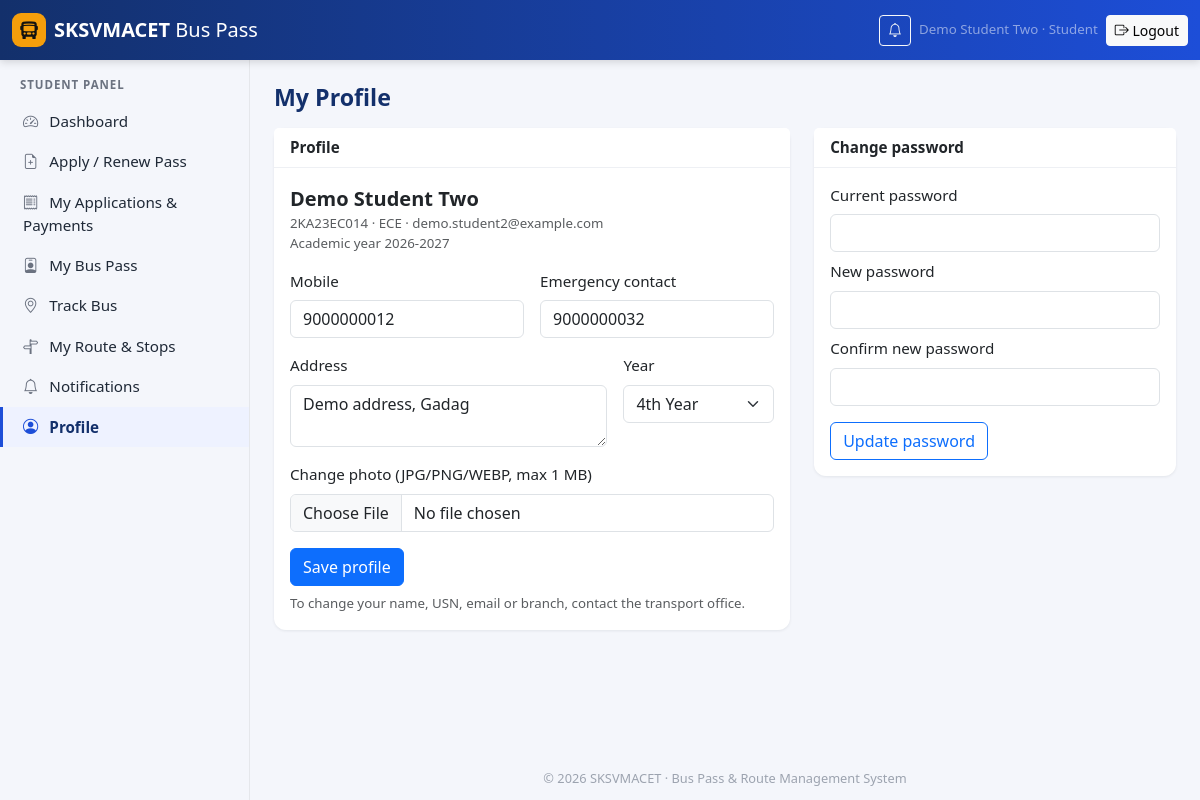
The page /student/profile.php (signed in) on the database its author committed.
### tables this page shows
CREATE TABLE users (
    id              INT UNSIGNED AUTO_INCREMENT PRIMARY KEY,
    role            ENUM('student','driver','admin') NOT NULL,
    email           VARCHAR(150) NOT NULL,
    username        VARCHAR(60)  NULL,
    password_hash   VARCHAR(255) NOT NULL,
    full_name       VARCHAR(120) NOT NULL,
    phone           VARCHAR(15)  NULL,
    status          ENUM('active','inactive') NOT NULL DEFAULT 'active',
    last_login_at   DATETIME NULL,
    created_at      DATETIME NOT NULL DEFAULT CURRENT_TIMESTAMP,
    updated_at      DATETIME NOT NULL DEFAULT CURRENT_TIMESTAMP ON UPDATE CURRENT_TIMESTAMP,
    UNIQUE KEY uq_users_email (email),
    UNIQUE KEY uq_users_username (username),
    KEY idx_users_role (role, status)
);

CREATE TABLE students (
    id                 INT UNSIGNED AUTO_INCREMENT PRIMARY KEY,
    user_id            INT UNSIGNED NOT NULL,
    usn                VARCHAR(20)  NOT NULL,
    branch             ENUM('CSE','ISE','ECE','EEE','Mechanical','Civil','AI/ML','Other') NOT NULL,
    year_of_study      TINYINT UNSIGNED NOT NULL,
    academic_year      VARCHAR(9)   NOT NULL,           
    address            VARCHAR(255) NOT NULL,
    emergency_contact  VARCHAR(15)  NOT NULL,
    profile_photo      VARCHAR(80)  NULL,               
    created_at         DATETIME NOT NULL DEFAULT CURRENT_TIMESTAMP,
    updated_at         DATETIME NOT NULL DEFAULT CURRENT_TIMESTAMP ON UPDATE CURRENT_TIMESTAMP,
    UNIQUE KEY uq_students_user (user_id),
    UNIQUE KEY uq_students_usn (usn),
    CONSTRAINT fk_students_user FOREIGN KEY (user_id) REFERENCES users(id) ON DELETE CASCADE
);

### src/helpers.php (called while the page is built, shortened)
<?php
function e(mixed $value): string
{
    return htmlspecialchars((string) ($value ?? ''), ENT_QUOTES | ENT_SUBSTITUTE, 'UTF-8');
}
function base_path(): string
{
    static $base = null;
    if ($base !== null) {
        return $base;
    }
    $script = str_replace('\\', '/', (string) ($_SERVER['SCRIPT_NAME'] ?? ''));
    $pos = strpos($script, '/public/');
    if ($pos !== false) {
        $base = substr($script, 0, $pos + 7);
    } else {
        $file = str_replace('\\', '/', (string) ($_SERVER['SCRIPT_FILENAME'] ?? ''));
        $pub  = str_replace('\\', '/', PUBLIC_PATH);
        $rel  = str_starts_with($file, $pub) ? substr($file, strlen($pub)) : $script;
        $base = rtrim(substr($script, 0, strlen($script) - strlen($rel)), '/');
    }
    return $base;
}
function url(string $path = ''): string
{
    return base_path() . '/' . ltrim($path, '/');
}
function asset(string $path): string
{
    $file = PUBLIC_PATH . '/assets/' . ltrim($path, '/');
    $v = is_file($file) ? '?v=' . filemtime($file) : '';
    return url('assets/' . ltrim($path, '/')) . $v;
}
function year_label(int $y): string
{
    return [1 => '1st Year', 2 => '2nd Year', 3 => '3rd Year', 4 => '4th Year'][$y] ?? $y . ' Year';
}

### config/auth.php (called while the page is built, shortened)
<?php
function dashboard_url(string $role): string
{
    return url($role . '/dashboard.php');
}
function current_user(): ?array
{
    static $user = false;
    if ($user !== false) {
        return $user;
    }
    $id = $_SESSION['user_id'] ?? null;
    $row = q_one('SELECT id, role, email, username, full_name, phone, status FROM users WHERE id = ?', [$id]);
    $user = $row;
    return $user;
}
function current_student(): ?array
{
    static $s = false;
    if ($s === false) {
        $u = current_user();
        $s = ($u && $u['role'] === 'student')
            ? q_one('SELECT * FROM students WHERE user_id = ?', [$u['id']])
            : null;
    }
    return $s;
}
function require_role(string ...$roles): array
{
    $user = current_user();
    return $user;
}

### config/database.php (called while the page is built, shortened)
<?php
function db(): PDO
{
    static $pdo = null;
    if ($pdo instanceof PDO) {
        return $pdo;
    }
    $dsn = sprintf(
        'mysql:host=%s;port=%d;dbname=%s;charset=utf8mb4',
        config('db.host'),
        config('db.port'),
        config('db.name')
    );
    $pdo = new PDO($dsn, config('db.user'), config('db.pass'), [
        PDO::ATTR_ERRMODE            => PDO::ERRMODE_EXCEPTION,
        PDO::ATTR_DEFAULT_FETCH_MODE => PDO::FETCH_ASSOC,
        PDO::ATTR_EMULATE_PREPARES   => false,
        PDO::ATTR_STRINGIFY_FETCHES  => false,
    ]);
    $offset = (new DateTime('now'))->format('P');
    $pdo->exec("SET time_zone = '" . $offset . "'");
    return $pdo;
}
function q(string $sql, array $params = []): PDOStatement
{
    $stmt = db()->prepare($sql);
    $stmt->execute($params);
    return $stmt;
}
function q_one(string $sql, array $params = []): ?array
{
    $row = q($sql, $params)->fetch();
    return $row === false ? null : $row;
}
function q_all(string $sql, array $params = []): array
{
    return q($sql, $params)->fetchAll();
}

### config/config.php (called while the page is built, shortened)
<?php
function env(string $key, ?string $default = null): ?string
{
    static $vars = null;
    if ($vars === null) {
        $vars = [];
        $file = APP_ROOT . '/.env';
    }
    return array_key_exists($key, $vars) ? $vars[$key] : $default;
}
function env_bool(string $key, bool $default = false): bool
{
    $v = env($key);
    if ($v === null) {
        return $default;
    }
    return in_array(strtolower($v), ['1', 'true', 'yes', 'on'], true);
}
function config(string $key): mixed
{
    static $cfg = null;
    if ($cfg === null) {
        $cfg = [
            'app.name'        => env('APP_NAME', 'SKSVMACET Bus Pass & Route Management'),
            'app.college'     => env('APP_COLLEGE', 'SKSVMACET'),
            'app.env'         => env('APP_ENV', 'development'),
            'app.debug'       => env_bool('APP_DEBUG', false),
            'app.url'         => rtrim((string) env('APP_URL', ''), '/'),
            'app.timezone'    => env('APP_TIMEZONE', 'Asia/Kolkata'),
            'app.env_loaded'  => is_readable(APP_ROOT . '/.env'),
            'db.host'         => env('DB_HOST', '127.0.0.1'),
            'db.port'         => (int) env('DB_PORT', '3306'),
            'db.name'         => env('DB_NAME', 'sksvmacet_buspass'),
            'db.user'         => env('DB_USER', 'root'),
            'db.pass'         => env('DB_PASS', ''),
            'session.name'          => env('SESSION_NAME', 'SKSVM_SESSID'),
            'session.idle_minutes'  => (int) env('SESSION_IDLE_MINUTES', '30'),
            'session.absolute_hours'=> (int) env('SESSION_ABSOLUTE_HOURS', '8'),
            'security.force_https'  => env_bool('FORCE_HTTPS', false),
        ];
    }
    return $cfg[$key];
}

### src/services/settings.php (called while the page is built, shortened)
<?php
function setting(string $key, ?string $default = null): ?string
{
    static $cache = null;
    if ($cache === null) {
        $cache = [];
        foreach (q_all('SELECT setting_key, setting_value FROM settings') as $r) {
            $cache[$r['setting_key']] = $r['setting_value'];
        }
    }
    $v = $cache[$key] ?? null;
    if ($v === null || $v === '') {
        return $default ?? (SETTING_DEFAULTS[$key] ?? null);
    }
    return $v;
}
function college_name(): string
{
    return (string) setting('college_name', config('app.college'));
}

### src/services/passes.php (called while the page is built, shortened)
<?php
function expire_passes(): void
{
    $today = date('Y-m-d');
    if (setting('passes_expired_on', '') === $today) {
        return;
    }
}

### src/bootstrap.php (called while the page is built, shortened)
<?php
require __DIR__ . '/../config/config.php';
require __DIR__ . '/../config/database.php';
require __DIR__ . '/helpers.php';
require __DIR__ . '/../config/auth.php';
require __DIR__ . '/services/settings.php';
require __DIR__ . '/services/passes.php';
require __DIR__ . '/services/account.php';
require __DIR__ . '/views/layout.php';
expire_passes();

### public/student/profile.php (the view, shortened to what this page needs)
<?php
require __DIR__ . '/../../src/bootstrap.php';
$user = require_role('student');
$student = current_student();
page_header('My Profile', 'profile.php');
?>
<div class="row g-4">
  <div class="col-lg-7">
    <div class="card"><div class="card-header">Profile</div><div class="card-body">
      <div class="d-flex gap-3 align-items-center mb-3">
        <div>
          <div class="fs-5 fw-bold"><?= e($user['full_name']) ?></div>
          <div class="text-muted small"><?= e($student['usn']) ?> · <?= e($student['branch']) ?> · <?= e($user['email']) ?></div>
          <div class="text-muted small">Academic year <?= e($student['academic_year']) ?></div>
        </div>
      </div>
      <form method="post" enctype="multipart/form-data" class="needs-validation" novalidate>
        <div class="row g-3">
          <div class="col-md-6"><label class="form-label" for="phone">Mobile</label>
            <input class="form-control" id="phone" name="phone" required pattern="[6-9][0-9]{9}" value="<?= e($user['phone']) ?>"></div>
          <div class="col-md-6"><label class="form-label" for="emergency_contact">Emergency contact</label>
            <input class="form-control" id="emergency_contact" name="emergency_contact" required pattern="[6-9][0-9]{9}" value="<?= e($student['emergency_contact']) ?>"></div>
          <div class="col-md-8"><label class="form-label" for="address">Address</label>
            <textarea class="form-control" id="address" name="address" rows="2" required><?= e($student['address']) ?></textarea></div>
          <div class="col-md-4"><label class="form-label" for="year_of_study">Year</label>
            <select class="form-select" id="year_of_study" name="year_of_study"><?php for ($y = 1; $y <= 4; $y++): ?><option value="<?= $y ?>"<?= (int) $student['year_of_study'] === $y ? ' selected' : '' ?>><?= e(year_label($y)) ?></option><?php endfor; ?></select></div>
          <div class="col-12"><label class="form-label" for="profile_photo">Change photo (JPG/PNG/WEBP, max 1 MB)</label>
            <input class="form-control" type="file" id="profile_photo" name="profile_photo" accept="image/jpeg,image/png,image/webp"></div>
        </div>
        <button class="btn btn-primary mt-3">Save profile</button>
        <p class="small text-muted mt-2 mb-0">To change your name, USN, email or branch, contact the transport office.</p>
      </form>
    </div></div>
  </div>
  <div class="col-lg-5"><?php render_password_card(); ?></div>
</div>
<?php page_footer();

### src/views/layout.php (shortened to what this page needs)
<?php
function render_head(string $title, array $styles = []): void
{
    ?><!doctype html>
<html lang="en">
<head>
<link rel="stylesheet" href="<?= e(asset('vendor/bootstrap/bootstrap.min.css')) ?>">
<link rel="stylesheet" href="<?= e(asset('vendor/bootstrap-icons/bootstrap-icons.min.css')) ?>">
<link rel="stylesheet" href="<?= e(asset('css/app.css')) ?>">
</head>
<?php
}
function page_header(string $title, string $active = '', array $styles = []): void
{
    $user = current_user();
    $role = $user['role'] ?? null;
    render_head($title, $styles);
    ?>
<body class="panel role-<?= e($role ?? 'guest') ?>">
<nav class="navbar navbar-dark topbar sticky-top">
  <div class="container-fluid">
    <div class="d-flex align-items-center gap-2">
      <a class="navbar-brand d-flex align-items-center gap-2" href="<?= e($role ? dashboard_url($role) : url('index.php')) ?>">
        <span class="brand-mark"><i class="bi bi-bus-front-fill"></i></span>
        <span><strong><?= e(college_name()) ?></strong> <span class="d-none d-sm-inline fw-light">Bus Pass</span></span>
      </a>
    </div>
    <?php if ($user): ?>
    <div class="d-flex align-items-center gap-2">
      <a class="btn btn-sm btn-outline-light position-relative" href="<?= e(url($role . '/notifications.php')) ?>" aria-label="Notifications">
        <i class="bi bi-bell"></i>
      </a>
      <span class="text-white-50 small d-none d-md-inline"><?= e($user['full_name']) ?> · <?= e(ucfirst($role)) ?></span>
      <form method="post" action="<?= e(url('logout.php')) ?>" class="m-0">
        <button class="btn btn-sm btn-light" type="submit"><i class="bi bi-box-arrow-right"></i><span class="d-none d-sm-inline"> Logout</span></button>
      </form>
    </div>
    <?php endif; ?>
  </div>
</nav>
<div class="d-flex">
  <?php if ($role): ?>
  <aside class="sidebar offcanvas-lg offcanvas-start" tabindex="-1" id="sidebar" aria-labelledby="sidebarLabel">
    <div class="offcanvas-body flex-column p-0">
      <div class="sidebar-role"><?= e(ucfirst($role)) ?> Panel</div>
      <ul class="nav flex-column">
        <?php foreach (NAV[$role] as [$file, $label, $icon]): ?>
        <li class="nav-item"><a class="nav-link<?= $file === $active ? ' active' : '' ?>" href="<?= e(url($role . '/' . $file)) ?>"><i class="bi bi-<?= e($icon) ?>"></i> <?= e($label) ?></a></li>
        <?php endforeach; ?>
      </ul>
    </div>
  </aside>
  <?php endif; ?>
  <main class="content flex-grow-1">
    <div class="container-fluid py-4 px-3 px-md-4">
      <h1 class="page-title"><?= e($title) ?></h1>
<?php
}
function page_footer(array $scripts = []): void
{
    ?>
    </div>
    <footer class="app-footer">© <?= date('Y') ?> <?= e(college_name()) ?> · Bus Pass &amp; Route Management System</footer>
  </main>
</div>
</body>
</html>
<?php
}
    ?>

### public/assets/css/app.css (style rules this page uses)
:root { --brand: #13306b; --brand-2: #1d4ed8; --accent: #f59e0b; --surface: #f4f6fb; --sidebar-w: 250px; }
body { background: var(--surface); font-size: .95rem; }
.topbar { background: linear-gradient(90deg, var(--brand), var(--brand-2)); box-shadow: 0 2px 8px rgba(0,0,0,.15); }
.brand-mark { display:inline-flex; width:34px; height:34px; border-radius:9px; background:var(--accent); color:#111; align-items:center; justify-content:center; font-size:1.1rem; }
.sidebar { width: var(--sidebar-w); min-height: calc(100vh - 56px); background:#fff; border-right:1px solid #e5e7eb; }
@media (min-width: 992px) { .sidebar { position: sticky; top: 56px; height: calc(100vh - 56px); overflow-y: auto; flex-shrink: 0; } }
.sidebar-role { font-size:.72rem; text-transform:uppercase; letter-spacing:.08em; color:#6b7280; padding:1rem 1.25rem .5rem; font-weight:600; }
.sidebar .nav-link { color:#1f2937; padding:.55rem 1.25rem; border-left:3px solid transparent; }
.sidebar .nav-link i { width:1.4rem; display:inline-block; color:#6b7280; }
.sidebar .nav-link.active { background:#eef2ff; border-left-color:var(--brand-2); color:var(--brand); font-weight:600; }
.sidebar .nav-link.active i { color:var(--brand-2); }
.content { min-width:0; display:flex; flex-direction:column; min-height: calc(100vh - 56px); }
.content > .container-fluid { flex: 1; }
.page-title { font-size:1.45rem; font-weight:700; color:var(--brand); margin-bottom:1rem; }
.app-footer { text-align:center; color:#9ca3af; font-size:.8rem; padding:1rem; }
.card { border:0; box-shadow: 0 1px 3px rgba(16,24,40,.08); border-radius:12px; }
.card-header { background:#fff; font-weight:600; border-bottom:1px solid #eef0f4; }

### rows shown on the page
users: full_name "Demo Student Two", role "Student", role "STUDENT", email "demo.student2@example.com", phone "9000000012"
students: usn "2KA23EC014", branch "ECE", academic_year "2026-2027", emergency_contact "9000000032", address "Demo address, Gadag"

### other values the page prints
college_name() "SKSVMACET"
$label "Dashboard"
$label "Apply / Renew Pass"
$label "My Applications & Payments"
$label "My Bus Pass"
$label "Track Bus"
$label "My Route & Stops"
$label "Notifications"
$label "Profile"
$title "My Profile"
form field year_of_study "4th Year"
